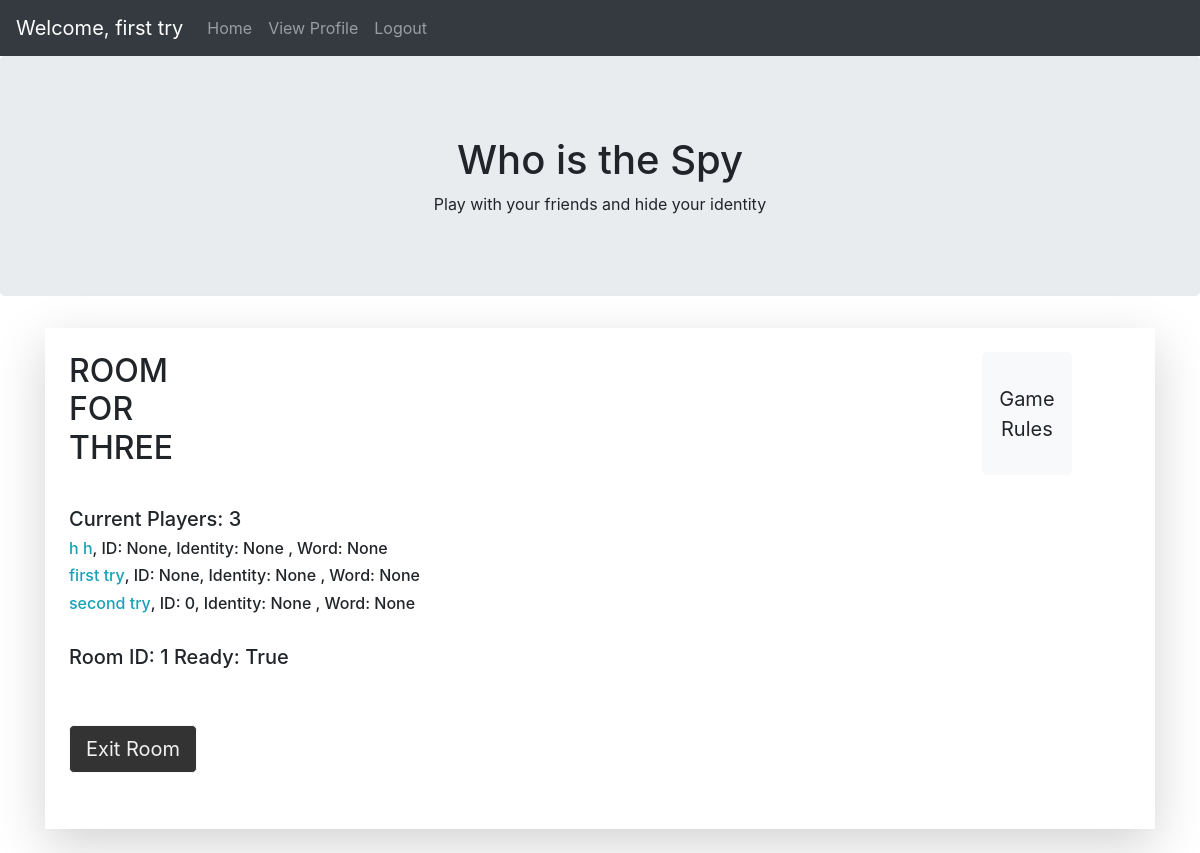
Screenshot of /findspy/return_room (signed in) with the database file from the repository.
### findspy/models.py (models this page shows, shortened)
class Room(models.Model):
    capacity = models.IntegerField(default=3)
    ready = models.BooleanField(default=False)

class Player(models.Model):
    player = models.OneToOneField(User, default=None, on_delete=models.PROTECT)
    room = models.ForeignKey(Room, null=True, blank=True, default=None, on_delete=models.PROTECT, related_name="player")
    game_id = models.IntegerField(null=True, blank=True, default=None)
    word = models.CharField(max_length=50, null=True, blank=True, default=None)
    identity = models.CharField(max_length=50, null=True, blank=True, default=None)

### findspy/views.py (the view)
# urls.py: path('return_room', views.return_room, name='return_room'),
@login_required
def return_room(request):
    context = {}
    if request.method == 'POST':
        context['error'] = 'You need a GET request.'
        return render(request, 'findspy/home.html', context)
    player = Player.objects.get(player=request.user)
    room = player.room
    context['room'] = room
    context['players'] = room.player.all()
    return render(request, 'findspy/room.html', context)

### findspy/templates/findspy/room.html (shortened to what this page needs)
{% extends "./base.html" %}
{% block container %}
<div class="container" onload="userVisitCount()">
    <div class="get-quote shadow-lg p-4 mb-4 bg-white">
        <div class="row">
            <div class="col-sm-11 d-flex" style="margin-bottom: 2rem">
                {% if room.capacity == 3 %}
                <h2 class="quote">ROOM FOR THREE</h2>
                {% else %}
                <h2 class="quote">ROOM FOR FIVE</h2>
                {% endif %}
                <div class="col-sm-10" id="game-rules"></div>
                <button class="btn btn-light btn-lg ml-ao " id="game_rule_button"
                        onclick="displayRule();">Game Rules
                </button>
            </div>
            <br><br>
            <h5 class="col-sm-12 d-flex">Current Players: {{ room.player.count }}</h5>
            {% if room.player.count != 0 %}
            <div id="display_player">
                {% for player in players %}
                <h6 class="col-sm-12 d-flex"><a class="text-info" href="{% url 'profile' player.player.id %}"id="{{ player.id }}">
                    {{ player.player.first_name }} {{ player.player.last_name }}</a>, ID: {{ player.game_id }}, Identity: {{ player.identity }} , Word: {{ player.word }}</h6><div>
            {% endfor %}
            </div>
            {% endif %}
            <br>
            <h5 class="col-sm-12 d-flex"> Room ID: {{room.id}} Ready: {{room.ready}}</h5>
            <br><br>
            <div class="col-sm-11 d-flex" style="margin-bottom: 2rem">
                <form method="post" action="{% url 'exit_room' %}">
                    <button name="exit_room_id" value="{{room.id}}" class="btn btn-light btn-lg" onclick="exitRoom()" style="background-color: #333; color: #f1f1f1; " >Exit Room</button>
                </form>
            </div>
        </div>
    </div>
</div>
{% endblock %}

### findspy/templates/findspy/base.html (shortened to what this page needs)
<!DOCTYPE html>
<html lang="en">
<head>
    {% load static %}
    <link href="{% static 'findspy/base.css' %}" rel="stylesheet" type="text/css">
    <link href="https://maxcdn.bootstrapcdn.com/bootstrap/4.5.2/css/bootstrap.min.css" rel="stylesheet">
</head>
<body>
<nav class="navbar navbar-expand-sm bg-dark navbar-dark sticky-top">
    {% if user.first_name %}
    <a class="navbar-brand" href="#">Welcome, {{user.first_name}} {{user.last_name}}</a>
    {% else %}
    {% block nav-bar %}
    {% endblock %}
    {% endif %}
    {% if user.id %}
    <div class="collapse navbar-collapse" id="collapsibleNavbar">
        <ul class="navbar-nav">
            <li class="nav-item">
                <a class="nav-link" href="{% url 'home' %}">Home</a>
            <li class="nav-item">
                <a class="nav-link" href="{% url 'profile' user.id %}">View Profile</a>
            </li>
            <li class="nav-item">
                <a class="nav-link" href="{% url 'logout' %}">Logout</a>
            </li>
        </ul>
    </div>
    {% endif %}
</nav>
<div class="jumbotron text-center" style="padding-top: 10vh">
    <h1>Who is the Spy</h1>
    <p>Play with your friends and hide your identity</p>
</div>
{% block container %}
{% endblock %}
</body>
</html>

### rows the page displays
Room: player.count "3", id "1", ready "True"
Player: player.first_name "h", player.last_name "h", game_id "None", identity "None", word "None"
Player: player.first_name "first", player.last_name "try", game_id "None", identity "None", word "None"
Player: player.first_name "second", player.last_name "try", game_id "0", identity "None", word "None"

### other values shown
{{ user.first_name }} "first"
{{ user.last_name }} "try"
